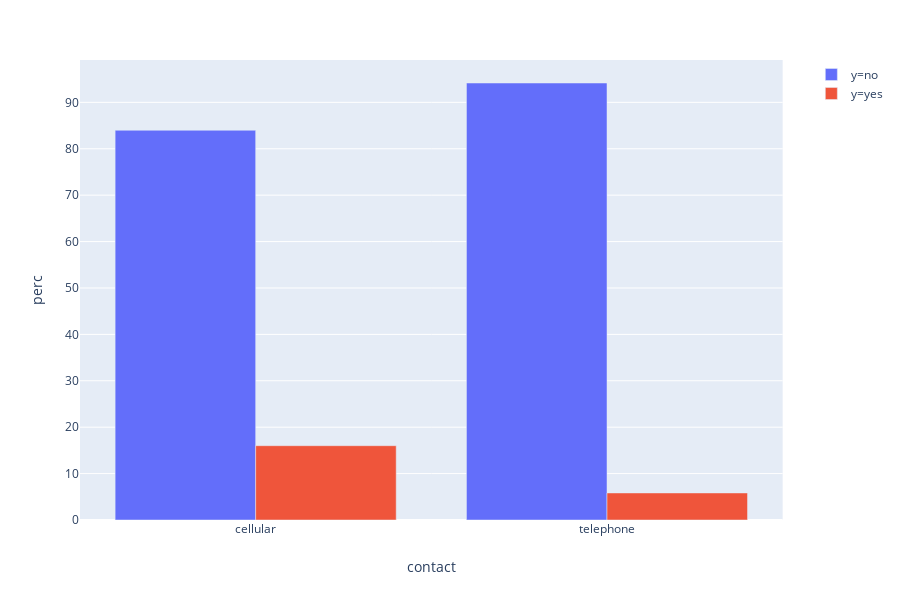

Notebook code for this chart:
### Code cell
fig_age_y4 = px.bar(x10, x='contact', y = 'perc', color = 'y', barmode = 'group')
fig_age_y4.show()

### Figure 1 — Plotly figure (JSON) as saved in the notebook; plotly's stock layout.template omitted (floating-point values rounded to 4 significant figures)
{"data": [{"alignmentgroup": "True", "hoverlabel": {"namelength": 0}, "hovertemplate": "y=no<br>contact=%{x}<br>perc=%{y}", "legendgroup": "y=no", "marker": {"color": "#636efa"}, "name": "y=no", "offsetgroup": "y=no", "orientation": "v", "showlegend": true, "textposition": "auto", "type": "bar", "x": ["cellular", "telephone"], "xaxis": "x", "y": [83.99, 94.17], "yaxis": "y"}, {"alignmentgroup": "True", "hoverlabel": {"namelength": 0}, "hovertemplate": "y=yes<br>contact=%{x}<br>perc=%{y}", "legendgroup": "y=yes", "marker": {"color": "#EF553B"}, "name": "y=yes", "offsetgroup": "y=yes", "orientation": "v", "showlegend": true, "textposition": "auto", "type": "bar", "x": ["cellular", "telephone"], "xaxis": "x", "y": [16.01, 5.83], "yaxis": "y"}], "layout": {"barmode": "group", "height": 600, "legend": {"tracegroupgap": 0}, "margin": {"t": 60}, "xaxis": {"anchor": "y", "domain": [0, 0.98], "title": {"text": "contact"}}, "yaxis": {"anchor": "x", "domain": [0, 1], "title": {"text": "perc"}}}}
